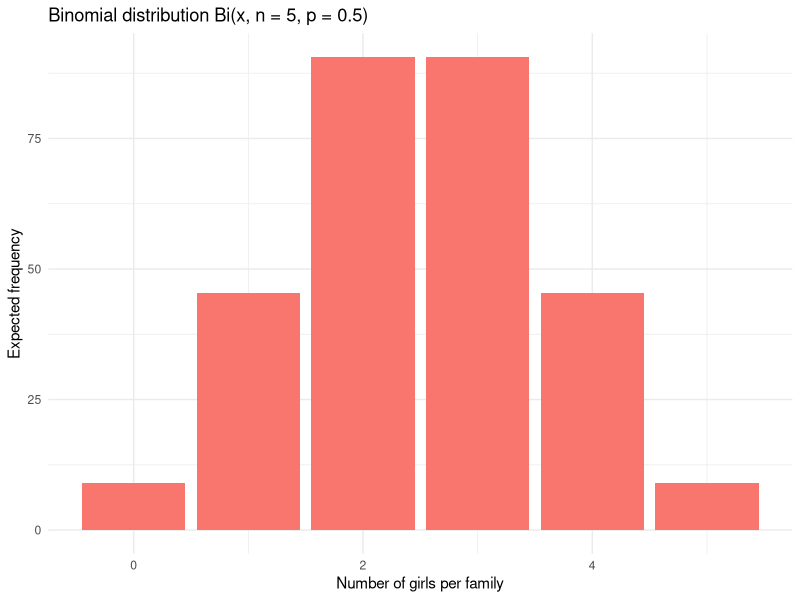

This figure's R source:

##################################### CHI-SQUARE GOODNESS OF FIT TEST ################
#The chi-square goodness of fit test is used to compare the observed distribution 
#to an expected distribution, in a situation where we have two or 
#more categories/levels in a discrete data. In other words, it compares multiple 
#observed proportions to expected probabilities. 

#####################################################################

#Collecting wild tulips, find 81 are red, 50 are yellow, and 27 are white
#Could ask: Are the colors equally distributed?  1/3 of each color?
#could ask: What we were expecting is below, so is there a significant
#difference between observed color proportions and the expected proportions?
#     red:yellow:white to be 3:2:1, so 1/2 should be red
#     1/3 should be yellow, 1/6 should be white

#NULL hypothesis: there is no significant difference between observed and expected
#ALTERNATIVE hypothesis: there is a significant diff between observed and expected

################# Test : are the colors equally common #UNIFORM DISTRIBUTION 
tulips.distribution <- c(81, 50, 27)
test <- chisq.test(tulips.distribution, p=c(1/3, 1/3, 1/3))
test
test$p.value

# conclusion: p-value is below 0.05.
#the observed proportions are significantly different from the
# expected proportions

# check that the expected values are all ABOVE FIVE
test$expected
test$parameter  #get degrees of freedom

###################Test : are the proportions 3:2:1?    #RANDOM DISTRIBUTION

tulips.observed <- c(81, 50, 27)    #(red, yellow, white)
tulips.expectproportions <- c(3/6, 2/6, 1/6) #red:yellow:white

test <- chisq.test(tulips.observed, p=tulips.expectproportions)
test

#The observed proportions  are NOT significantly different from the expected
#proportions.
test$p.value
# check that the expected values are all ABOVE FIVE
test$expected

##################Test : #BINOMIAL DISTRIBUTION ######################

# https://statsandr.com/blog/one-proportion-and-goodness-of-fit-test-in-r-and-by-hand/#fnref4
# goodness of fit with a particular known distribution

#100 families with 5 children
#Question: Is the number of girls in the families following a binomial distribution?

library(dplyr)

#make a dataframe from scratch:

dat <- data.frame(
  "Girls" = c(0:5), 
  "Observed.Frequency" = c(8, 60, 65, 85, 64, 8)
)

#mutate data frame new column of relative frequency of the observations
dat <- dat %>% 
  mutate(observed_relative_freq = Observed.Frequency/sum(dat$Observed.Frequency))

dat

# Add expected frequencies based on binomial distribution;
# assume a probability of 0.5 for one baby being a girl
# dbinom(quantilesVector, size=numberOfTrials, prob=probability.success.each.trial)

dbinom(0:5, 5, 0.5)


dat <- dat %>% 
  mutate(expected_relative_freq = dbinom(0:5, 5, 0.5))


dat <- dat %>% 
  mutate(Expected.Frequency = expected_relative_freq*sum(dat$Observed.Frequency))

dat

library(ggplot2)

plot1 <- ggplot(dat, aes(x = Girls, y = Expected.Frequency)) +
  geom_bar(stat = "identity", fill = "#F8766D") +
  xlab("Number of girls per family") +
  ylab("Expected frequency") +
  labs(title = "Binomial distribution Bi(x, n = 5, p = 0.5)") +
  theme_minimal()

plot1


test <- chisq.test(dat$Observed.Frequency, p=dat$expected_relative_freq)

test$expected

test$residuals

####################### EXAMPLE: Normal Distribution from Daniel & Cross Text pp. 604ff

#https://www.youtube.com/watch?v=peEsXbdMY_4

# assess short-term clinical, economic, humanistic outcomes of pharmaceutical care services
# for patients with diabetes in community pharmacies.

# DATA SET:   47 subjects with subject counts by cholesterol range
# MEAN and SD: from the sample these values are 198.67 and 41.31 respectively
# QUESTION:   Does the data provide sufficient evidence to indicate that the cholesterol levels sample 
#             DID NOT come from a normally distributed population with alpha = 0.05?
# ASSUMPIONS: Simple random sample has been supplied
# H0 (NULL):  In the population from which the sample was drawn, cholesterol levels are normally
#             distributed
# HA (ALT):   The sample is NOT normally distributed

library(dplyr)


lowers <- seq(from=75.0, to=324.9, by=25.0)
lowers
uppers <- lowers+24.9
uppers

lowers[lowers < 100 | lowers > 300] <- NA
lowers

uppers[uppers>300] <- NA


dat <- data.frame(
  "lower" = lowers,
  "upper" = uppers,
  "Observed.Frequency" = c(NA, 1, 3, 8, 18, 6, 4, 4, 3, NA)
)

dat

dat.mean <- 198.67
dat.stdev <- 41.31
dat.sample.size <- sum(dat$Observed.Frequency, na.rm=TRUE)



dat <- dat %>% 
  mutate(z.scores = round((dat$lower - dat.mean)/dat.stdev, digits= 2)   )
         
dat

# dat <- dat %>%
#   mutate(expect.relative.freq = 
#            round(
#              pnorm(lead(dat$z.scores), mean=0, sd=1)-pnorm(dat$z.scores, mean=0, sd=1), digits=4)
#   )
# 
# dat

dat <- dat %>%
  mutate(expected.relative.freq = 
           case_when(
             is.na(dat$z.scores) ~ round(pnorm(lead(dat$z.scores), mean=0, sd=1), digits=4),
             is.na(lead(dat$z.scores)) ~  round(1-pnorm(dat$z.scores, mean=0, sd=1), digits=4),
             TRUE ~ round(pnorm(lead(dat$z.scores), mean=0, sd=1)-pnorm(dat$z.scores, mean=0, sd=1), digits=4) )
  )

dat

dat <- dat %>%
  mutate(expected.frequency = round(dat$expected.relative.freq * dat.sample.size, 1)
         )

dat



# round((100 - dat.mean)/dat.stdev, digits= 2)
# mutate(DT, D = lag(B) + C)
# new_row1 <- c(NA, 99.9, NA ,  pnorm(dat$z.scores[1], mean=0, sd=1)) 
# new_rowX <- c(300.0, NA, )
# pnorm(-2.39, mean=0, sd=1)
# 1-pnorm((300 - dat.mean)/dat.stdev, mean=0, sd=1)
# pnorm(-2.39, mean=0, sd=1)
# z.scores = (dat$lower - dat.mean)/dat.stdev
# z.scores
# pnorm(z.scores, mean=0, sd=1)
# pnorm(1.85, mean=0, sd=1) - pnorm(1.24, mean=0, sd=1)
# round((0 - dat.mean)/dat.stdev, digits= 2)
# pnorm(-4.81, mean=0, sd=1) 
# 1-pnorm(-0.57, mean=0, sd=1)
# (300 - dat.mean)/dat.stdev
# pnorm(z.scores, 0, 1)
# pnorm(2.452917, 198.65, 41.31, lower.tail = TRUE)
# pnorm(99.9, 198.65, 41.31)
# , lower.tail = TRUE)
# pnorm(124.9, 198.65, 41.31, lower.tail = TRUE)
# pnorm(300, 198.65, 41.31, lower.tail=FALSE)